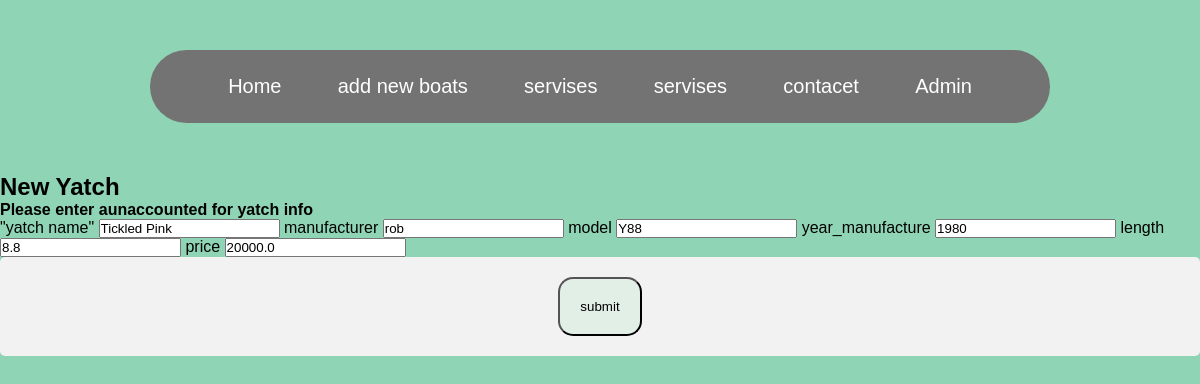
Screenshot of /edit/1 with the database file from the repository.
### tables this page shows
CREATE TABLE yachts (
    id INTEGER PRIMARY KEY AUTOINCREMENT,
    yatch_name TEXT NOT NULL,
    manufacturer TEXT NOT NULL,
    model TEXT NOT NULL,
    year_manufacture INTEGER,
    length FLOAT,
    price FLOAT
);

### app.py (the view, shortened to what this page needs)
@app.route('/edit/<int:id>', methods=('GET', 'POST'))
def edit_user(id):
    conn = get_db_connection()
    yatch = conn.execute('SELECT * FROM yachts  where id = ?',(id,)).fetchone()
    print(id)
    return render_template('update.html', yatch = yatch)

### app.py (called while the page is built)
def get_db_connection():
    conn = sqlite3.connect('Yatchs.db')
    conn.row_factory = sqlite3.Row
    return conn

### templates/update.html (shortened to what this page needs)
{% extends 'home.html' %}
{% block header %}
<head>
</head>
<body>
    <h2 class="homeHeader">New Yatch</h2>
    <h4 class="homeDetails">Please enter aunaccounted for yatch info</h4>
{% endblock %}
{% block content %}
<form method="post">
    <label for="yatch_name">"yatch name"</label>
    <input type="text" name ="yatch_name" id="yatch_name" value="{{yatch.yatch_name}}" required >
    <label for="manufacturer">manufacturer</label>
    <input type="text" name="manufacturer" id="manufacturer" value="{{yatch.manufacturer}}" required>
    <label for="model">model</label>
    <input type="text" name="model" id="model" value="{{yatch.model}}" required>
    <label for="year_manufacture">year_manufacture</label>
    <input type="Integer" name="year_manufacture" id="year_manufacture" value="{{yatch.year_manufacture}}">
    <label for="length">length</label>
    <input type="Integer" name="length" id="length" value="{{yatch.length}}">
    <label for="price">price</label>
    <input type="Integer" name="price" id="price" value="{{yatch.price}}">
    <div class="center">
        <button type="submit">submit</button>
    </div>
</form>
{% endblock %}

### static/style.css (style rules this page uses)
div { border-radius: 5px; background-color: #f2f2f2; padding: 20px; }
body { background-color: #8fd4b5; }
.center { display: flex; justify-content: center; align-items: center; }
button { padding: 20px; content: center; background-color: #E1EFE6; border-radius: 15px; }
* { margin: 0px; padding: 0px; box-sizing: border-box; font-family: sans-serif; }

### rows the page displays
yachts: yatch_name "Tickled Pink", manufacturer "rob", model "Y88", year_manufacture "1980", length "8.8", price "20000.0"
